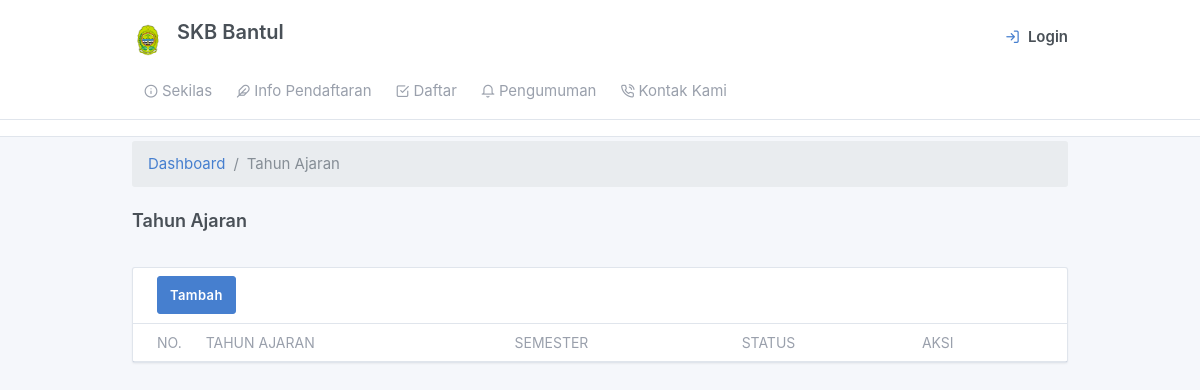
Page /admin/ta.php (signed in) on the earlier database version.
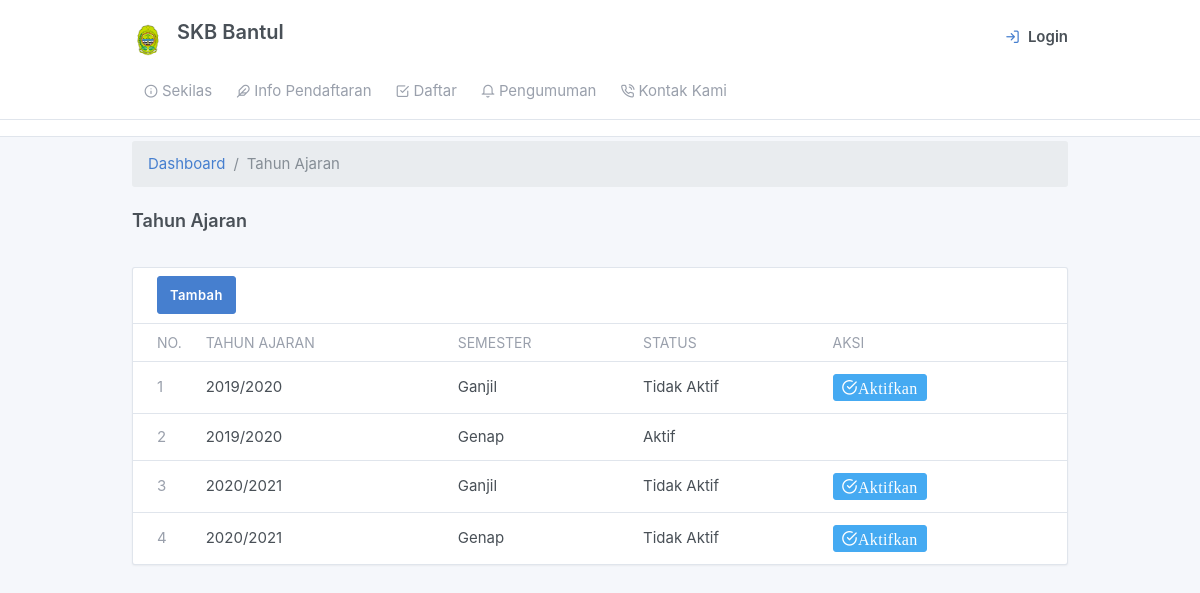
Same page on the later database version.
### tables this page shows
CREATE TABLE `tb_tahunajaran` (
  `ta_id` int(11) NOT NULL,
  `semester_id` int(11) NOT NULL,
  `ta_nama` varchar(12) NOT NULL,
  `ta_status` varchar(12) NOT NULL DEFAULT 'Tidak Aktif'
);

CREATE TABLE `tb_semester` (
  `semester_id` int(11) NOT NULL,
  `semester` varchar(7) NOT NULL,
  `semester_status` varchar(12) NOT NULL DEFAULT 'Tidak Aktif'
);

### admin/ta.php (the view, shortened to what this page needs)
<?php
 include "../config/connection.php";
?>
<div class="my-3 my-md-1">
 <div class="container">
         <ol class="breadcrumb">
           <li class="breadcrumb-item">
             <a href="../index.php">Dashboard</a>
           </li>
           <li class="breadcrumb-item active">Tahun Ajaran</li>
         </ol>
   <div class="page-header">
     <h4 class="">
       Tahun Ajaran
     </h4>
   </div>
     <div class="">
       <div class="card">
         <div class="card-header">
         <a href="?page=ta&action=lihat&tambahkan=tambah"" class="btn btn-primary" role="button">Tambah</a>
         </div>
         <div class="table-responsive">
           <table class="table card-table table-vcenter text-nowrap datatable">
             <thead>
               <tr>
                 <th class="w-2">No.</th>
                 <th>Tahun Ajaran</th>
                 <th>Semester</th>
                 <th>Status</th>
                 <th>Aksi</th>
               </tr>
             </thead>
             <tbody>
             <?php
               $no=1;
               $query=mysqli_query($connect, "SELECT a.* , b.semester from tb_tahunajaran as a join tb_semester as b on b.semester_id = a.semester_id");
               $cek= mysqli_num_rows($query);
               if($cek>0){
                 while ($data= mysqli_fetch_array($query)) {
             ?>
               <tr>
                 <td><span class="text-muted"><?php echo $no;?></span></td>
                 <td><?php echo $data['ta_nama'];?></td>
                 <td><?php echo $data['semester'];?></td>
                 <td><?php echo $data['ta_status'];?></td>
                 <td class="text-left">
                   <?php
                     if($data['ta_status']=='Tidak Aktif'){
                   ?>
                   <a href="?page=semester&action=lihat&aktifne=aktif&idthajaran=<?php echo $data['ta_id'] ?>"  onclick="return confirm('Yakin Mengaktifkan Tahun Ajaran ini?')" class="btn btn-info btn-sm"><i class="fe fe-check-circle">Aktifkan</i></a>
                   <?php } ?>
                 </td>
               </tr>
         <?php $no++;}} ?>
             </tbody>
           </table>
         </div>
       </div>
     </div>
   </div>
 </div>

Differences in the rows shown:
now on this page (row edited): tb_tahunajaran: ta_nama "2019/2020", semester.semester "Ganjil", ta_status "Tidak Aktif"
now on this page (row edited): tb_tahunajaran: ta_nama "2019/2020", semester.semester "Genap", ta_status "Aktif"
now on this page (row edited): tb_tahunajaran: ta_nama "2020/2021", semester.semester "Ganjil", ta_status "Tidak Aktif"
now on this page (row edited): tb_tahunajaran: ta_nama "2020/2021", semester.semester "Genap", ta_status "Tidak Aktif"
